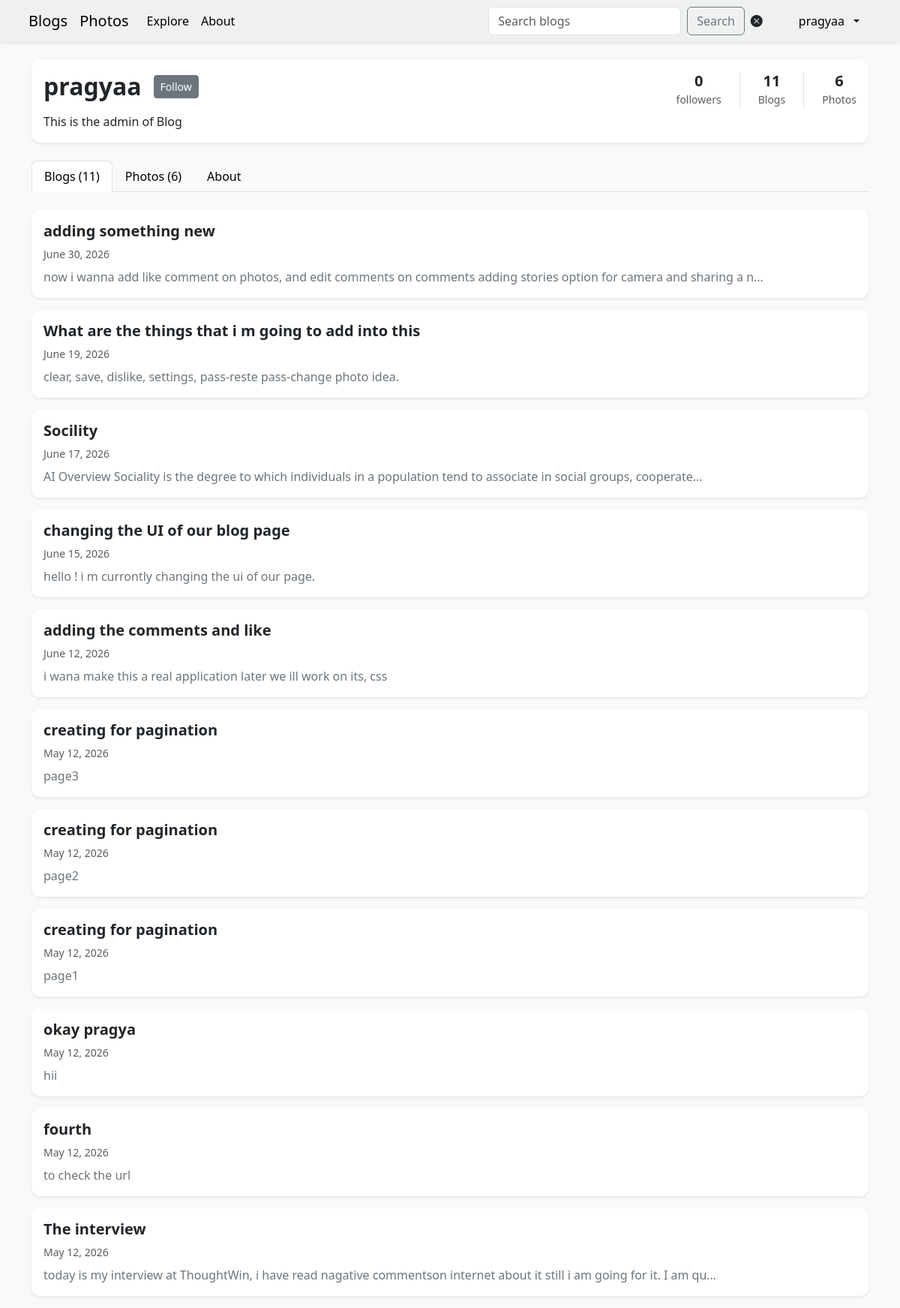
/blog/author_profile/pragyaa/ (signed in), run on the app's committed database.
### accounts/models.py (models this page shows, shortened)
class  MyUser(AbstractUser):
    email = models.EmailField(blank=True,null=True)
    fullname = models.CharField(max_length=50,default="user")
    bio = models.CharField(max_length=250,default="")

### homepage/models.py (models this page shows, shortened)
class Blog(models.Model):
    title = models.CharField(max_length=200)
    slug = models.SlugField(max_length=200,unique=True)
    author = models.ForeignKey(settings.AUTH_USER_MODEL,on_delete=models.CASCADE)
    content = models.TextField()
    image = models.ImageField(blank=True,upload_to='blog_images')
    published = models.BooleanField(default=False)
    created_at = models.DateTimeField(auto_now_add=True)
    updated_at = models.DateTimeField(auto_now=True)

### homepage/views.py (the view)
# urls.py: path("author_profile/<str:username>/",views.author_profile,name="author_profile"),
def author_profile(request,username):
    author = get_object_or_404(MyUser,username=username)
    blogs = Blog.objects.filter(
    author=author,
    published=True).order_by('-created_at')
    followers = Follow.objects.filter(following=author).count()
    is_following = False
    posts = Post.objects.filter(user=author)
    if request.user.is_authenticated:
        is_following = Follow.objects.filter(
            follower=request.user,
            following=author
        ).exists()
    return render(request,'homepage/author_profile.html',{
        "author": author,
        "blogs": blogs,
        "is_following": is_following,
        "followers":followers,
        "posts":posts,
    })

### photo_uploader/models.py (called while the page is built)
    def is_video(self):
        vdos = ['mp4','mov','avi','webm','mkv']
        file = self.file.name.lower()
        extension = file.rsplit(".", 1)[-1]
        if extension in vdos:
            return True
        return False

### homepage/templates/homepage/author_profile.html (shortened to what this page needs)
{% extends 'base.html' %}
{% block other %}
<div class="container mt-4">
    <div class="card shadow-sm border-0 mb-4">
        <div class="card-body">
            <div class="d-flex flex-column flex-md-row justify-content-between align-items-start gap-4">
                <div class="flex-grow-1">
                    <div class="d-flex align-items-center gap-3 mb-2">
                        <h2 class="mb-0 fw-bold">{{ author.username }}</h2>
                        <form action="{% url 'follow' %}" method="post" class="m-0">
                            <button type="submit" class="btn btn-sm {% if is_following %}btn-outline-secondary{% else %}btn-secondary{% endif %}">
                                {% if is_following %} Following {% else %} Follow {% endif %}
                            </button>
                        </form>
                    </div>
                    <p class="mb-0 fw-medium">
                        {{ author.bio|default:"No bio yet..." }}
                    </p>
                </div>
                <div class="d-flex align-items-center gap-4 text-center mt-2 mt-md-0">
                    <div>
                        <h5 class="mb-0 fw-bold">{{ followers }}</h5>
                        <small class="text-muted">followers</small>
                    </div>
                    <div class="border-start ps-4">
                        <h5 class="mb-0 fw-bold">{{ blogs|length }}</h5>
                        <small class="text-muted">Blogs</small>
                    </div>
                    <div class="border-start ps-4">
                        <h5 class="mb-0 fw-bold">{{ posts|length }}</h5>
                        <small class="text-muted">Photos</small>
                    </div>
                </div>
            </div>
        </div>
    </div>
    <ul class="nav nav-tabs mb-4" id="profileTabs" role="tablist">
        <li class="nav-item" role="presentation">
            <button class="nav-link active" data-bs-toggle="tab" data-bs-target="#blogs" type="button">
                Blogs ({{ blogs|length }})
            </button>
        </li>
        <li class="nav-item" role="presentation">
            <button class="nav-link" data-bs-toggle="tab" data-bs-target="#photos" type="button">
                Photos ({{ posts|length }})
            </button>
        </li>
        <li class="nav-item" role="presentation">
            <button class="nav-link" data-bs-toggle="tab" data-bs-target="#about" type="button">
                About
            </button>
        </li>
    </ul>
    <div class="tab-content">
        <div class="tab-pane fade show active" id="blogs">
            {% for blog in blogs %}
                <div class="card mb-3 shadow-sm border-0">
                    <div class="card-body">
                        <h5>
                            <a href="{% url 'blog_detail' blog.slug %}" class="text-decoration-none text-dark fw-bold">
                                {{ blog.title }}
                            </a>
                        </h5>
                        <p class="text-muted small mb-2">
                            {{ blog.created_at|date:"F j, Y" }}
                        </p>
                        <p class="mb-0 text-secondary">
                            {{ blog.content|truncatechars:120 }}
                        </p>
                    </div>
                </div>
            {% empty %}
                <div class="alert alert-info border-0 shadow-sm">No blogs yet.</div>
            {% endfor %}
        </div>
    </div>
</div>
{% endblock %}

### templates/base.html (shortened to what this page needs)
{% load static %}
<!DOCTYPE html>
<html lang="en">
<head>
    <link rel="stylesheet" href="https://cdn.jsdelivr.net/npm/bootstrap-icons@1.11.3/font/bootstrap-icons.min.css">
    <link href="https://cdn.jsdelivr.net/npm/bootstrap@5.3.3/dist/css/bootstrap.min.css" rel="stylesheet">
    <link rel="stylesheet" href="{% static 'accounts/css/styles.css' %}">
</head>
<body class="bg-light text-dark d-flex flex-column min-vh-100">
    <div class="position-fixed top-0 end-0 p-4 mt-5" style="z-index: 1050;">
    </div>
    {% include 'navbar.html' %}
    <main class="flex-grow-1">
        {% block other %}
        {% endblock other %}
    </main>
</body>
</html>

### templates/navbar.html (shortened to what this page needs)
<nav class="navbar navbar-expand-lg navbar-dark navbar-custom shadow-sm sticky-top">
    <div class="container px-2">
        <a class="navbar-brand dark" href="{% url 'index' %}">
            Blogs
        </a>
        <a href="{% url 'photo' %}" class="navbar-brand">
            Photos
        </a>
        <div class="collapse navbar-collapse" id="navbarSupportedContent">
            <ul class="navbar-nav me-auto mb-2 mb-lg-0">
                <li class="nav-item">
                    <a href="{% url 'explore' %}"
                        class="nav-link {% if request.resolver_match.url_name == 'explore' %}active{% endif %}">
                        Explore
                    </a>
                </li>
                <li class="nav-item">
                    <a href="{% url 'about' %}"
                        class=" nav-link {% if request.resolver_match.url_name == 'about' %}active{% endif %}">
                        About
                    </a>
                </li>
            </ul>
            <form class="d-flex me-3" method="get" action="{% url 'index' %}">
                <input class="form-control me-2" type="search" placeholder="Search blogs" value="{{ search_query }}"
                    name="q">
                <button class="btn btn-outline-secondary me-2" type="submit">
                    Search
                </button>
                <button type="button" id="clear-search"
                    class="btn btn-link text-dark p-0 border-0 me-2 shadow-none">
                    <i class="bi bi-x-circle-fill"></i>
                </button>
            </form>
            <ul class="navbar-nav">
                <li class="nav-item dropdown">
                    <a class="nav-link dropdown-toggle btn btn-outline-light border-0 px-3 py-2 rounded-pill d-flex align-items-center gap-2"
                        href="#" role="button" data-bs-toggle="dropdown" aria-expanded="false">
                         {{ request.user.username|default:"Account" }}
                    </a>
                </li>
            </ul>
        </div>
    </div>
</nav>

### accounts/static/accounts/css/styles.css (style rules this page uses)
.navbar-custom { background: rgba(239, 241, 241, 0.95); backdrop-filter: blur(10px); }
body { background: #d1d1d3; }
.nav-link,.navbar-brand { font-weight: 500; color:black }
.card { border-radius: 12px; }
.nav-link.active { border-bottom: 1px solid rgb(36, 35, 35); }
.nav-item { color: rgb(61, 60, 60); }

### data on the page
MyUser: user.username "pragyaa", username "pragyaa", bio "This is the admin of Blog"
Blog: title "adding something new", created_at "June 30, 2026", content "now i wanna add like comment on photos, and edit comments on comments adding stories option for camera and sharing a n…"
Blog: title "What are the things that i m going to add into this", created_at "June 19, 2026", content "clear, save, dislike, settings, pass-reste pass-change photo idea."
Blog: title "Socility", created_at "June 17, 2026", content "AI Overview Sociality is the degree to which individuals in a population tend to associate in social groups, cooperate…"
Blog: title "changing the UI of our blog page", created_at "June 15, 2026", content "hello ! i m currontly changing the ui of our page."
Blog: title "adding the comments and like", created_at "June 12, 2026", content "i wana make this a real application later we ill work on its, css"
Blog: title "creating for pagination", created_at "May 12, 2026", content "page3"
Blog: title "creating for pagination", created_at "May 12, 2026", content "page2"
Blog: title "creating for pagination", created_at "May 12, 2026", content "page1"
Blog: title "okay pragya", created_at "May 12, 2026", content "hii"
Blog: title "fourth", created_at "May 12, 2026", content "to check the url"
Blog: title "The interview", created_at "May 12, 2026", content "today is my interview at ThoughtWin, i have read nagative commentson internet about it still i am going for it. I am qu…"

### other printed values
{{ followers }} "0"
{{ blogs|length }} "11"
{{ posts|length }} "6"
